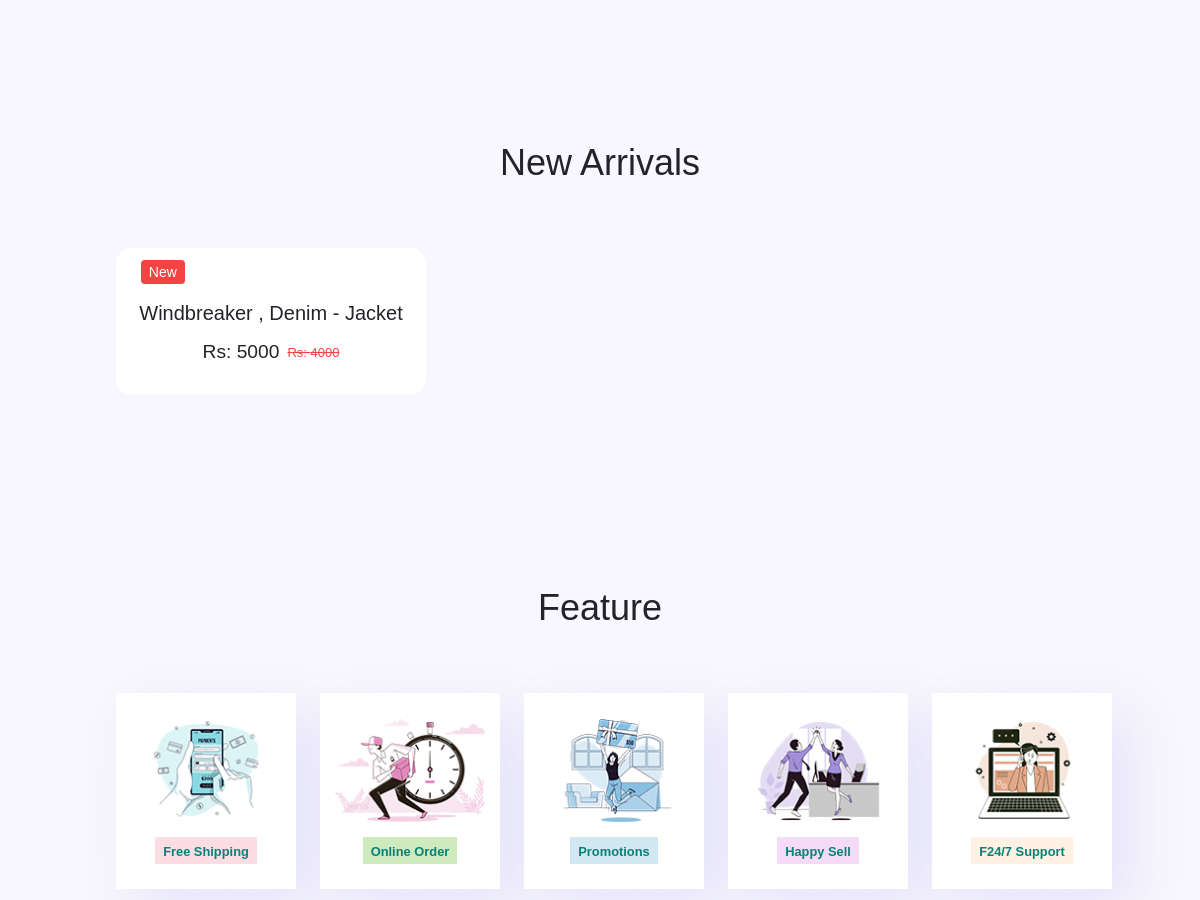
Before: / (middle part) with the older database file.
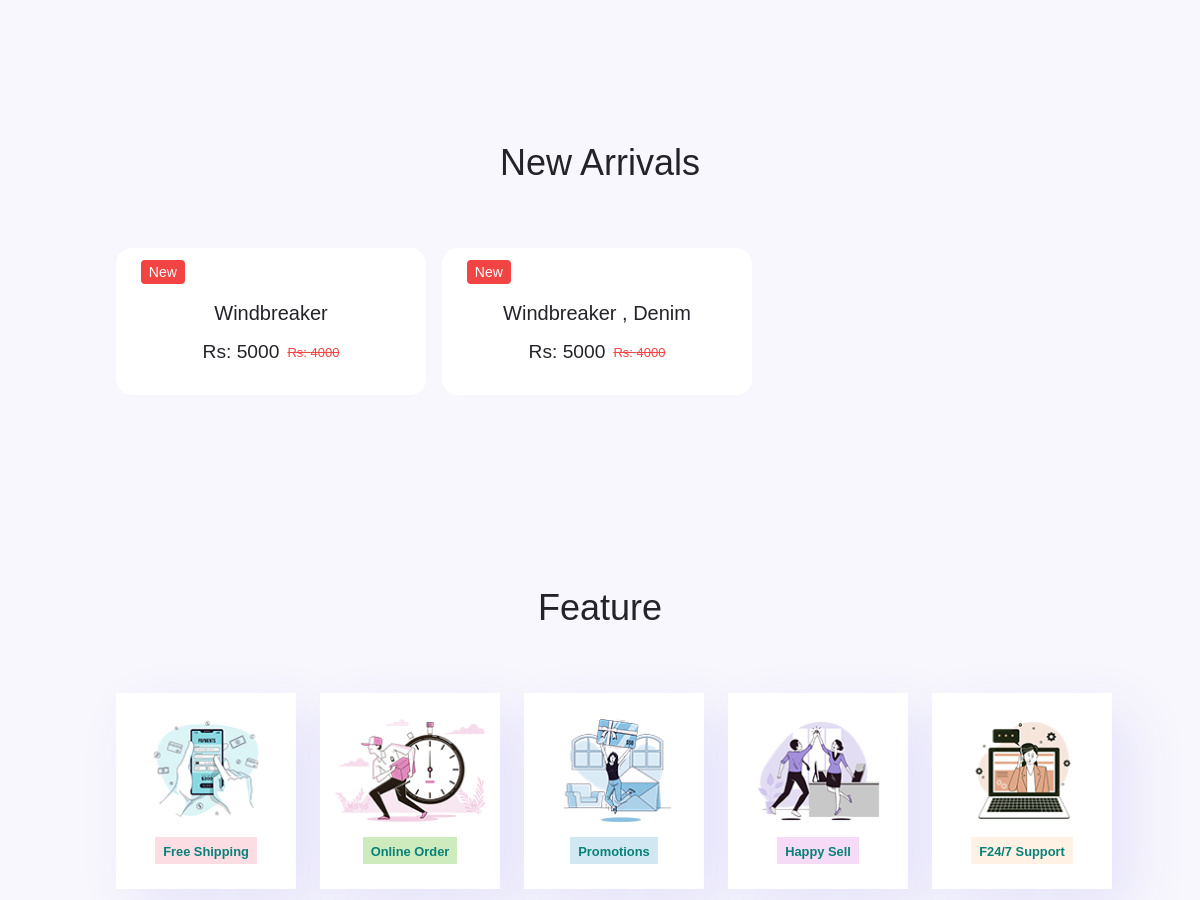
After: the same page with the newer database file.
### tables this page shows
CREATE TABLE `products` (
  `pro_ID` int(100) NOT NULL,
  `pro_Name` varchar(100) NOT NULL,
  `price` int(100) NOT NULL,
  `dis_Price` int(100) NOT NULL,
  `dis_Percentage` int(100) NOT NULL,
  `color` varchar(100) NOT NULL,
  `size` varchar(100) NOT NULL,
  `gender` varchar(100) NOT NULL,
  `description` varchar(100) NOT NULL,
  `img_1` varchar(100) NOT NULL,
  `img_2` varchar(100) NOT NULL,
  `img_3` varchar(100) NOT NULL,
  `img_4` varchar(100) NOT NULL
);

### index.php (the view, shortened to what this page needs)
<?php
    include 'components/connect.php';
?>
<!DOCTYPE html>
<html lang="en">
    <head>
        <link rel="stylesheet" href="css/swiper-bundle.min.css">
        <link rel="stylesheet" href="css/style.css">
        <link rel="stylesheet" class="js-color-style" href="css/colors/color-1.css">
        <link href="https://cdn.jsdelivr.net/npm/remixicon@3.2.0/fonts/remixicon.css" rel="stylesheet">
        <link href='https://unpkg.com/boxicons@2.1.4/css/boxicons.min.css' rel='stylesheet'>
        <link href="/website/css/uicons-bold-rounded.css" rel="stylesheet">
        <link rel="stylesheet" href="">
    </head>
    <body>
        <main class="main">
            <section class="discount section">
            </section>
            <section class="new section">
                <h2 class="section__title">New Arrivals</h2>
                <div class="new__container container">
                    <div class="swiper new-swiper">
                        <div class="swiper-wrapper">
                            <?php
                                $select_products = $conn->prepare("SELECT * FROM `products` ORDER BY `pro_ID` DESC LIMIT 5");
                                $select_products->execute();
                                if($select_products->rowCount() > 0){
                                while($fetch_products = $select_products->fetch(PDO::FETCH_ASSOC)){
                            ?>
                                <form action="" method="post">
                                    <div class="new__content swiper-slide">
                                        <div class="new__tag">New</div>
                                        <h3 class="new__title"><?= $fetch_products['pro_Name']; ?></h3>
                                        <div class="new__prices">
                                            <span class="new__price">Rs: <?= $fetch_products['price']; ?></span>
                                            <span class="new__discount">Rs: <?= $fetch_products['dis_Price']; ?></span>
                                        </div>
                                    </div>
                                </form>
                            <?php
                                    }
                                }else{
                                    echo '<p class="empty">no products added yet!</p>';
                                    }
                            ?>
                        </div>
                    </div>
                </div>
            </section>
            <section class="feature section container">
                <h2 class="section__title">Feature</h2>
                    <div class="feature__container">
                    <div class="feature__row grid">
                        <div class="fe-box">
                            <img src="images/about_us/f1.png" alt="">
                            <h6>Free Shipping</h6>
                        </div>
                        <div class="fe-box">
                            <img src="images/about_us/f2.png" alt="">
                            <h6>Online Order</h6>
                        </div>
                        <div class="fe-box">
                            <img src="images/about_us/f4.png" alt="">
                            <h6>Promotions</h6>
                        </div>
                        <div class="fe-box">
                            <img src="images/about_us/f5.png" alt="">
                            <h6>Happy Sell</h6>
                        </div>
                        <div class="fe-box">
                            <img src="images/about_us/f6.png" alt="">
                            <h6>F24/7 Support</h6>
                        </div>
                    </div>
                </div>
            </section>
        </main>
    </body>
</html>

### css/style.css (style rules this page uses)
:root { --header-height: 3.5rem; --hue: 0; --first-color: hsl(var(--hue), 88%, 61%); --first-color-alt: hsl(var(--hue), 88%, 58%); --title-color: hsl(250, 8%, 15%); --text-color: hsl(250, 8%, 35%); --body-color: hsl(250, 60%, 98%); --container-color: #fff; --shadow: hsla(0, 0%, 15%, .1); --scroll-bar-color: hsl(250, 12%, 90%); --scroll-thumb-color: hsl(250, 12%, 80%); --border-color-alt: hsl(113, 13%, 90%); --body-font: 'Roboto Slab', sans-serif; --bigest-font-size: 4rem; --h1-font-size: 2.25rem; --h2-font-size: 1.5rem; --h3-font-size: 1.25rem; --normal-font-size: 1.2rem; --small-font-size: .875rem; --smaller-font-size: .813rem; --font-medium: 500; --font-bold: 600; --mb-0-5: .5rem; --mb-0-75: .75rem; --mb-1: 1rem; --mb-1-5: 1.5rem; --mb-2: 2rem; --mb-2-5: 2.5rem; --mb-3: 3rem; --z-tooltip: 10; --z-fixed: 100; }
* { box-sizing: border-box; margin: 0; padding: 0; }
html { scroll-behavior: smooth; }
body, button, input { font-family: var(--body-font); font-size: var(--normal-font-size); }
body { background-color: var(--body-color); color: var(--text-color); }
h1, h2, h3, h4 { color: var(--title-color); font-weight: var(--font-medium); }
img { max-width: 100%; height: auto; }
.section { padding: 7rem 0 2rem; }
.section__title, .breadcrumb__title { font-size: var(--h1-font-size); }
.section__title, .breadcrumb__subtitle { margin-bottom: var(--mb-3); }
.section__title, .breadcrumb__title, .breadcrumb__subtitle { text-align: center; }
.container { max-width: 968px; margin-left: auto; margin-right: auto; padding-top: 10rem; }
.grid { display: grid; }
.new__container { padding-top: 1rem; }
.new__content { position: relative; background-color: var(--container-color); width: 310px; padding: 2rem 0; border-radius: 1rem; text-align: center; overflow: hidden; margin-right: 1rem; }
.new__tag { position: absolute; top: 8%; left: 8%; background-color: var(--first-color); color: #fff; font-size: var(--small-font-size); padding: .25rem .5rem; border-radius: .25rem; }
.new__title { font-size: var(--h3-font-size); font-weight: var(--font-medium); }
.new__prices { display: inline-flex; align-items: center; column-gap: .5rem; }
.new__price { font-weight: var(--font-medium); color: var(--title-color); }
.new__discount { color: var(--first-color); font-size: var(--smaller-font-size); text-decoration: line-through; font-weight: var(--font-medium); }
.feature__container { display: flex; align-items: center; justify-content: space-between; flex-wrap: wrap; }
.feature__row { grid-template-columns: repeat(5, 1fr); column-gap: 1.5rem; padding-top: 1rem; }
.fe-box { width: 180px; text-align: center; padding: 25px 15px; box-shadow: 20px 20px 54px rgba(70, 62, 221, 0.1); background-color: var(--container-color); }
.fe-box img { width: 100%; margin-bottom: 10px; }
.fe-box h6 { display: inline-block; padding: 9px 8px 6px 8px; line-height: 1; color: #088178; background-color: #fddde4; }
.fe-box:nth-child(2) h6 { background-color: #cdebbc; }
.fe-box:nth-child(3) h6 { background-color: #d1e8f2; }
.fe-box:nth-child(4) h6 { background-color: #f6dbf6; }
.fe-box:nth-child(5) h6 { background-color: #fff2e5; }

### css/colors/color-1.css (style rules this page uses)
:root { --hue: 0; --first-color: hsl(var(--hue), 88%, 61%); --first-color-alt: hsl(var(--hue), 88%, 58%) }

Changed rows visible on the page:
added products: pro_Name "Windbreaker", price "5000", dis_Price "4000"
changed products: pro_Name "Windbreaker , Denim - Jacket" → "Windbreaker , Denim"
